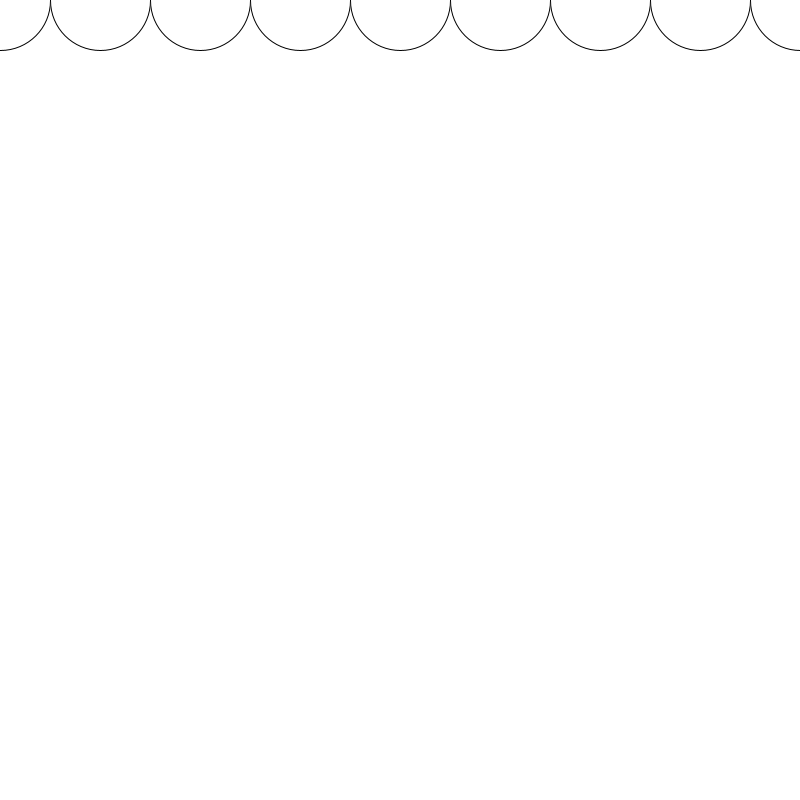
Frame 1 (no input)
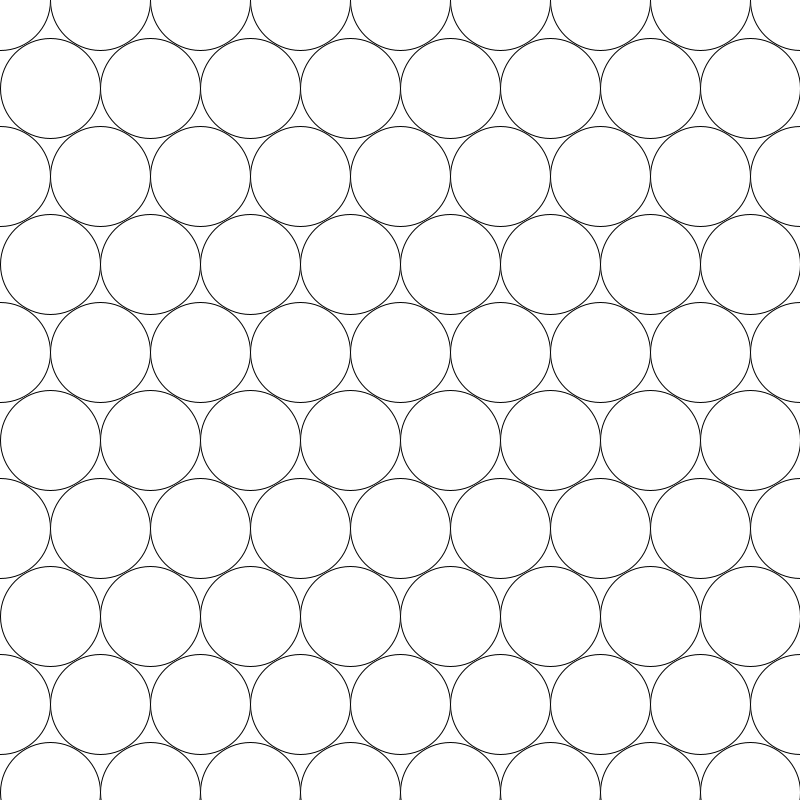
Frame 60 (the mouse pressed at the canvas centre just before this capture)
Frame 120 (the mouse held since frame 60 and released just before this capture): identical to frame 60, image omitted

The Processing sketch that drew these frames (run headless with seeded random() and noise(); from frame 60 on, the mouse is pressed at the canvas centre):

// Processing sketch: EX3Pattern2
// ── EX3Pattern2.pde
int y = 0;

void setup(){
   size( 800, 800);
   background(255);
   frameRate(100);
   
}


void draw(){
  int rowHeight = 88;
  int x = 0;
  ellipseMode(CENTER);
  while( x <= 800 ){
    if( y % (rowHeight * 2) == 0 ){ //determine rather the pattern to start with circle or semi circle
      ellipse( x, y, 100, 100);
    } else{
      ellipse( x + 50, y, 100, 100);
    }
    x = x + 100;
  }
  y = y + rowHeight;
 
}
